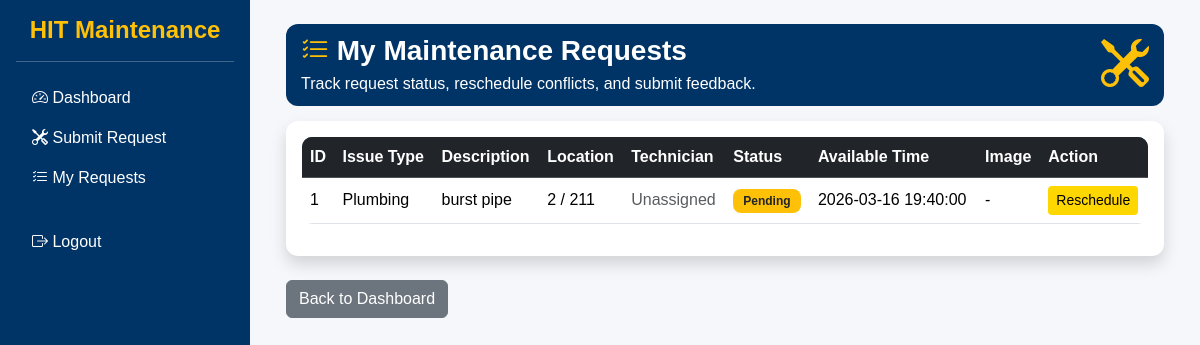
The app's page /student/view_requests.php (signed in), older data.
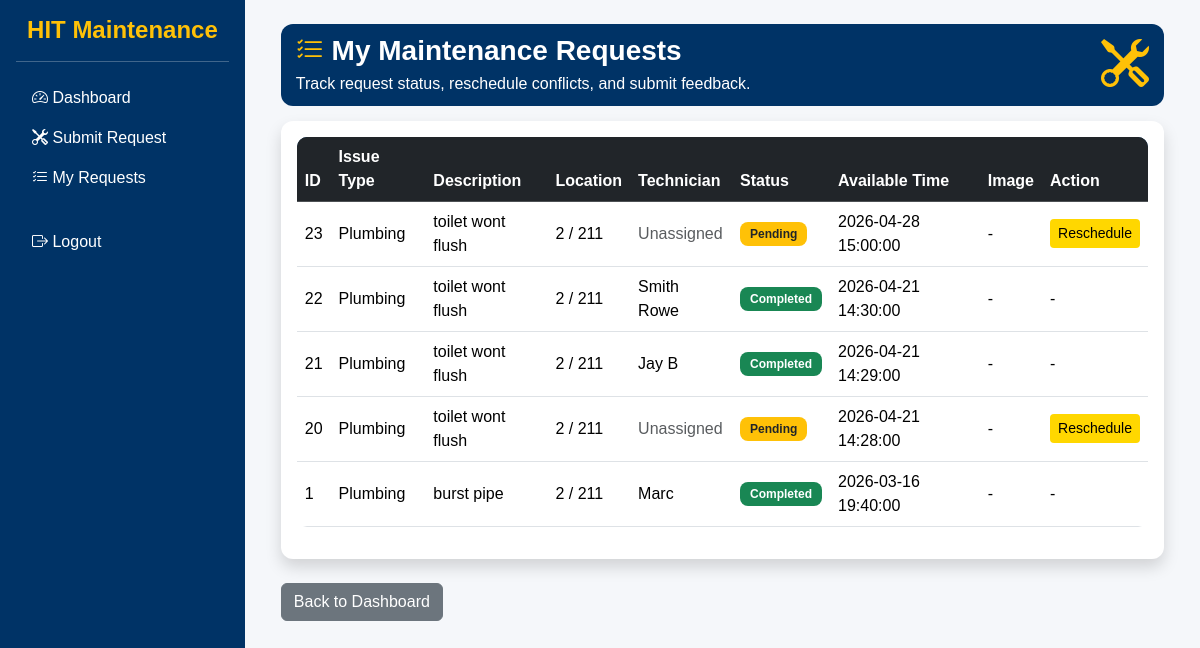
The same page, newer data.
### tables this page shows
CREATE TABLE `requests` (
  `id` int(11) NOT NULL,
  `student_id` int(11) DEFAULT NULL,
  `issue_type_id` int(11) DEFAULT NULL,
  `hostel` varchar(50) DEFAULT NULL,
  `room` varchar(20) DEFAULT NULL,
  `description` text DEFAULT NULL,
  `available_time` datetime DEFAULT NULL,
  `status` enum('pending','in_progress','completed') DEFAULT 'pending',
  `assigned_staff` int(11) DEFAULT NULL,
  `created_at` timestamp NOT NULL DEFAULT current_timestamp(),
  `technician_arrived` tinyint(1) DEFAULT NULL,
  `rating` int(11) DEFAULT NULL,
  `image_path` varchar(255) DEFAULT NULL
);

CREATE TABLE `issue_types` (
  `id` int(11) NOT NULL,
  `issue_name` varchar(50) DEFAULT NULL
);

CREATE TABLE `users` (
  `id` int(11) NOT NULL,
  `name` varchar(100) DEFAULT NULL,
  `email` varchar(100) DEFAULT NULL,
  `password` varchar(255) DEFAULT NULL,
  `role` enum('student','staff','supervisor') DEFAULT NULL,
  `hostel` varchar(50) DEFAULT NULL,
  `room` varchar(20) DEFAULT NULL,
  `created_at` timestamp NOT NULL DEFAULT current_timestamp(),
  `google_id` varchar(255) DEFAULT NULL,
  `profile_pic` text DEFAULT NULL
);

### student/view_requests.php (the view, shortened to what this page needs)
<?php
include("../config/database.php");
$student_id = (int)$_SESSION['user_id'];
$sql = "SELECT requests.*, issue_types.issue_name,
        staff_user.name AS technician_name
        FROM requests
        JOIN issue_types ON requests.issue_type_id = issue_types.id
        LEFT JOIN staff ON requests.assigned_staff = staff.id
        LEFT JOIN users AS staff_user ON staff.user_id = staff_user.id
        WHERE student_id='$student_id'
        ORDER BY created_at DESC";
$result = $conn->query($sql);
$has_image_column = $conn->query("SHOW COLUMNS FROM requests LIKE 'image_path'");
$show_images = ($has_image_column && $has_image_column->num_rows > 0);
?>
<?php include("../includes/header.php"); ?>
<?php include("../includes/sidebar.php"); ?>
<div class="container-fluid">
<div class="page-header">
<div class="d-flex justify-content-between align-items-center">
<div>
<h3 class="mb-1 fw-bold text-white"><i class="bi bi-list-check text-warning"></i> My Maintenance Requests</h3>
<p class="mb-0 text-white">Track request status, reschedule conflicts, and submit feedback.</p>
</div>
<i class="bi bi-tools display-5 text-warning"></i>
</div>
</div>
<div class="card shadow border-0">
<div class="card-body">
<div class="table-responsive">
<table class="table table-hover align-middle">
<thead class="table-dark">
<tr>
<th>ID</th><th>Issue Type</th><th>Description</th><th>Location</th><th>Technician</th><th>Status</th><th>Available Time</th>
<?php if($show_images){ ?><th>Image</th><?php } ?>
<th>Action</th>
</tr>
</thead>
<tbody>
<?php
if($result && $result->num_rows > 0){
while($row = $result->fetch_assoc()){
$current_time = date("Y-m-d H:i:s");
$feedback_time = date("Y-m-d H:i:s", strtotime($row['available_time'].' +1 hour'));
?>
<tr>
<td><?php echo $row['id']; ?></td>
<td><?php echo htmlspecialchars($row['issue_name']); ?></td>
<td><?php echo htmlspecialchars($row['description']); ?></td>
<td><?php echo htmlspecialchars($row['hostel'])." / ".htmlspecialchars($row['room']); ?></td>
<td><?php echo $row['technician_name'] ? htmlspecialchars($row['technician_name']) : "<span class='text-muted'>Unassigned</span>"; ?></td>
<td>
<?php
if($row['status'] == "pending"){
    echo "<span class='badge bg-warning text-dark'>Pending</span>";
} elseif($row['status'] == "in_progress"){
    echo "<span class='badge bg-primary'>In Progress</span>";
} else {
    echo "<span class='badge bg-success'>Completed</span>";
}
?>
</td>
<td><?php echo $row['available_time']; ?></td>
<?php if($show_images){ ?>
<td>
<?php if(!empty($row['image_path'])){ ?>
<a href="../<?php echo htmlspecialchars($row['image_path']); ?>" target="_blank" class="btn btn-outline-secondary btn-sm">View</a>
<?php } else { echo "-"; } ?>
</td>
<?php } ?>
<td>
<?php if($row['status'] == 'pending' && !$row['assigned_staff']){ ?>
<a href="update_request_time.php?id=<?php echo $row['id']; ?>" class="btn btn-warning btn-sm">Reschedule</a>
<?php } elseif($row['status'] == 'in_progress' && $current_time >= $feedback_time){ ?>
<a href="confirm_repair.php?id=<?php echo $row['id']; ?>" class="btn btn-primary btn-sm">Give Feedback</a>
<?php } else { echo "-"; } ?>
</td>
</tr>
<?php }
}else{
$colspan = $show_images ? 9 : 8;
echo "<tr><td colspan='$colspan' class='text-center'>No requests submitted yet</td></tr>";
}
?>
</tbody>
</table>
</div>
</div>
</div>
<div class="mt-4"><a href="dashboard.php" class="btn btn-secondary">Back to Dashboard</a></div>
</div>
<?php include("../includes/sidebar_end.php"); ?>
<?php include("../includes/footer.php"); ?>

### includes/header.php (shortened to what this page needs)
<!DOCTYPE html>
<html lang="en">
<head>
<link href="https://cdn.jsdelivr.net/npm/bootstrap@5.3.2/dist/css/bootstrap.min.css" rel="stylesheet">
<link rel="stylesheet" href="https://cdn.jsdelivr.net/npm/bootstrap-icons@1.11.1/font/bootstrap-icons.css">
<link rel="stylesheet" href="../assets/css/style.css">
</head>
<body></body>

### includes/sidebar.php (shortened to what this page needs)
<?php
$role = $_SESSION['role'];
?>
<div class="d-flex">
<div class="text-white p-3" style="width:250px; min-height:100vh; background-color:#003366;">
<h4 class="text-center text-warning fw-bold">
HIT Maintenance
</h4>
<hr class="bg-light">
<ul class="nav flex-column">
<?php if($role == "student"){ ?>
<li class="nav-item">
<a class="nav-link text-white" href="../student/dashboard.php">
<i class="bi bi-speedometer2"></i> Dashboard
</a>
</li>
<li class="nav-item">
<a class="nav-link text-white" href="../student/create_request.php">
<i class="bi bi-tools"></i> Submit Request
</a>
</li>
<li class="nav-item">
<a class="nav-link text-white" href="../student/view_requests.php">
<i class="bi bi-list-check"></i> My Requests
</a>
</li>
<?php } ?>
<li class="nav-item mt-4">
<a class="nav-link text-danger" href="../auth/logout.php">
<i class="bi bi-box-arrow-right"></i> Logout
</a>
</li>
</ul>
</div>
<div class="flex-grow-1 p-4">

### includes/sidebar_end.php
</div>
</div>

### includes/footer.php (shortened to what this page needs)
</body>
</html>

### assets/css/style.css (style rules this page uses)
:root { --hit-blue: #003366; --hit-blue-dark: #002244; --hit-gold: #FFD700; --hit-light: #F5F7FA; --hit-dark: #1A1A1A; }
body { font-family: Arial, sans-serif; background-color: var(--hit-light); margin: 0; padding: 0; }
.nav-link { color: white !important; transition: 0.3s; }
.card { border-radius: 12px; box-shadow: 0 2px 8px rgba(0,0,0,0.05); }
h3, h4, h5 { color: inherit; }
.page-header { background: var(--hit-blue); color: white; border-radius: 12px; padding: 10px 15px; margin-bottom: 15px; }
.table { background: white; border-radius: 10px; overflow: hidden; }
.table thead { background: var(--hit-blue); color: white; }
.table-dark { background: var(--hit-blue) !important; color: white !important; }
.btn-warning { background-color: var(--hit-gold); color: black; border: none; }
.badge { padding: 6px 10px; border-radius: 8px; font-size: 12px; }

Row changes from the older to the newer data that the page shows:
added requests: id "23", issue_type.issue_name "Plumbing", description "toilet wont flush", hostel "2", room "211", shows "Unassigned", status "Pending", available_time "2026-04-28 15:00:00"
added requests: id "22", issue_type.issue_name "Plumbing", description "toilet wont flush", hostel "2", room "211", users.name "Smith Rowe", status "Completed", available_time "2026-04-21 14:30:00"
added requests: id "21", issue_type.issue_name "Plumbing", description "toilet wont flush", hostel "2", room "211", users.name "Jay B", status "Completed", available_time "2026-04-21 14:29:00"
added requests: id "20", issue_type.issue_name "Plumbing", description "toilet wont flush", hostel "2", room "211", shows "Unassigned", status "Pending", available_time "2026-04-21 14:28:00"
changed requests "burst pipe": users.name (not shown) → "Marc"; status "Pending Reschedule" → "Completed -"; no longer shows "Unassigned"
